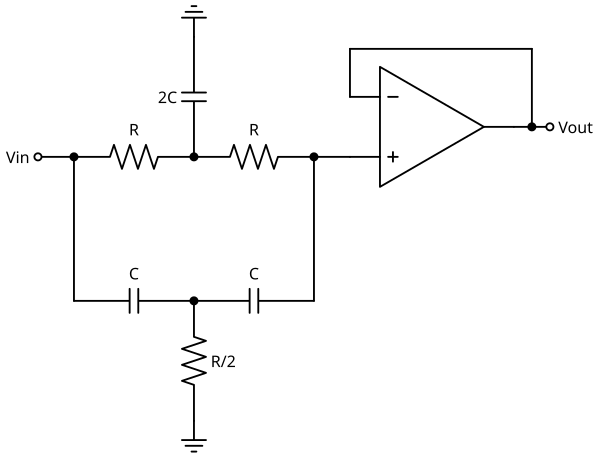

Source code (Python):
# SPDX-License-Identifier: MIT
"""Notch filter: twin-T network and a voltage follower (fc = 1 / (2 pi R C), Q = 1/4)."""
import sys
import pathlib

sys.path.insert(0, str(pathlib.Path(__file__).resolve().parents[2] / "tools"))
from drawing import setup_drawing  # noqa: E402
import schemdraw.elements as elm  # noqa: E402

with setup_drawing(show=False) as d:
    d.add(elm.Dot(open=True).label("Vin", loc="left"))
    vin = d.here
    d.add(elm.Line().right(0.75))
    d.add(elm.Dot())
    top = d.here
    d.add(elm.Resistor().right().label("R"))
    m1 = d.here
    d.add(elm.Dot())
    d.add(elm.Resistor().right().label("R"))
    n = d.here
    d.add(elm.Dot())
    d.add(elm.Capacitor().at(m1).up().label("2C"))
    d.add(elm.Ground().theta(180))
    # Lower T
    d.add(elm.Line().at(top).down(3.0))
    d.add(elm.Capacitor().right().label("C"))
    m2 = d.here
    d.add(elm.Dot())
    d.add(elm.Capacitor().right().label("C"))
    d.add(elm.Line().toy(n))
    d.add(elm.Resistor().at(m2).down().label("R/2", loc="bottom"))
    d.add(elm.Ground())
    # Follower
    d.add(elm.Line().at(n).right(0.75))
    op = d.add(elm.Opamp(leads=True).anchor("in2").right())
    d.add(elm.Line().at(op.out).right(0.75))
    out = d.here
    d.add(elm.Dot(open=True).label("Vout", loc="right"))
    d.add(elm.Line().at(op.in1).up(1.0))
    d.add(elm.Line().tox(out[0] - 0.375))
    d.add(elm.Line().toy(op.out))
    d.add(elm.Dot().at((out[0] - 0.375, op.out[1])))
    d.save(str(pathlib.Path(__file__).with_name("circuit.svg")))
print("wrote circuit.svg")
